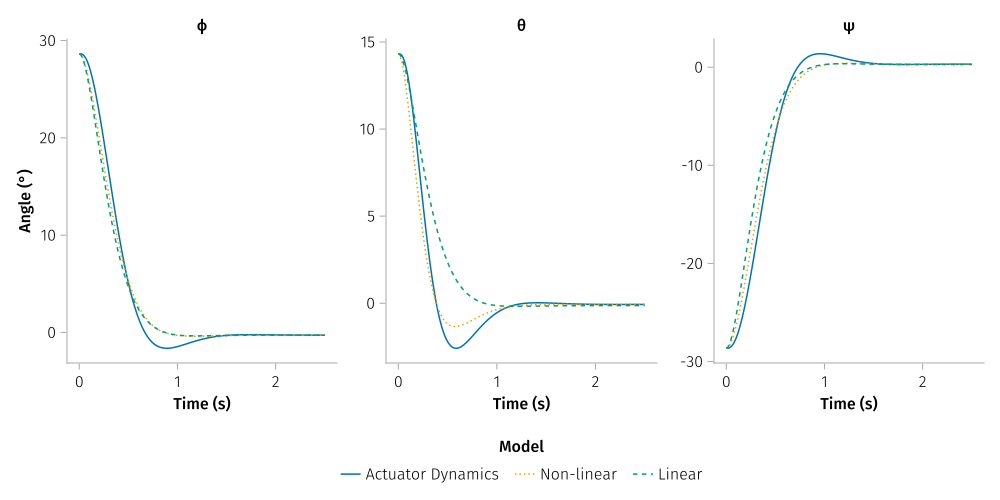

This figure's Julia source:
# This file was generated, do not modify it. # hide
fig3 = Figure(resolution=(1000,500))
ax31 = Axis(fig3[1,1], xlabel="Time (s)", ylabel="Angle (°)", title="ϕ")

ad_interp = sc_ad_sol(times)

lines!(ax31, times, rad2deg.(ad_interp[sc.ϕ]))
lines!(ax31, times, rad2deg.(nonlinear_interp[sc.ϕ]), linestyle=:dot)
lines!(ax31, times, rad2deg.(linear_interp[scl.Ix.phi]), linestyle=:dash)

ax32 = Axis(fig3[1,2], xlabel="Time (s)", title="θ")

lines!(ax32, times, rad2deg.(ad_interp[sc.θ]))
lines!(ax32, times, rad2deg.(nonlinear_interp[sc.θ]), linestyle=:dot)
lines!(ax32, times, rad2deg.(linear_interp[scl.Iy.phi]), linestyle=:dash)

ax33 = Axis(fig3[1,3], xlabel="Time (s)", title="ψ")

lines!(ax33, times, rad2deg.(ad_interp[sc.ψ]), label="Actuator Dynamics")
lines!(ax33, times, rad2deg.(nonlinear_interp[sc.ψ]), linestyle=:dot, label="Non-linear")
lines!(ax33, times, rad2deg.(linear_interp[scl.Iz.phi]), linestyle=:dash, label="Linear")

fig3[2, 2] = Legend(
    fig3, ax33, "Model", framevisible=false, orientation=:horizontal, tellwidth=false
)

fig3
save("assets/posts/nonlinear-sadc-modelling/code/comp-vis2.svg", fig3) #hide